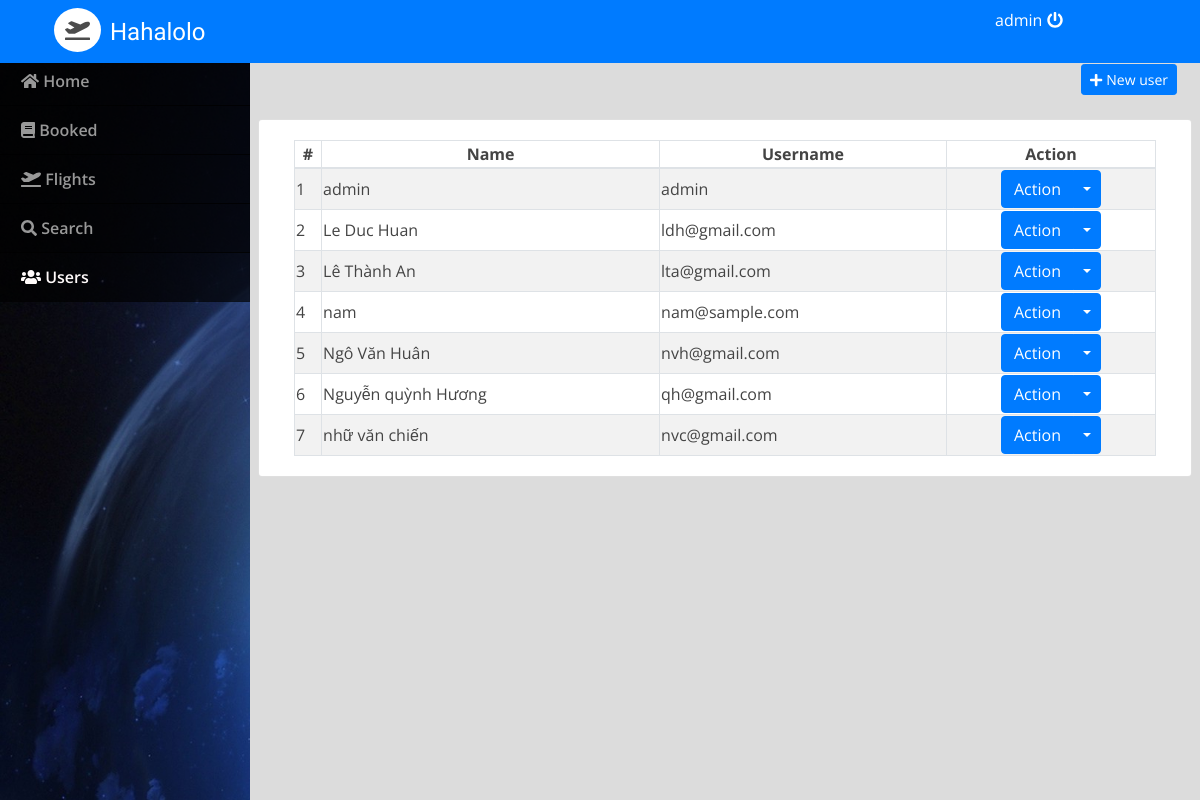
The app's page /admin/index.php?page=users (signed in), older data.
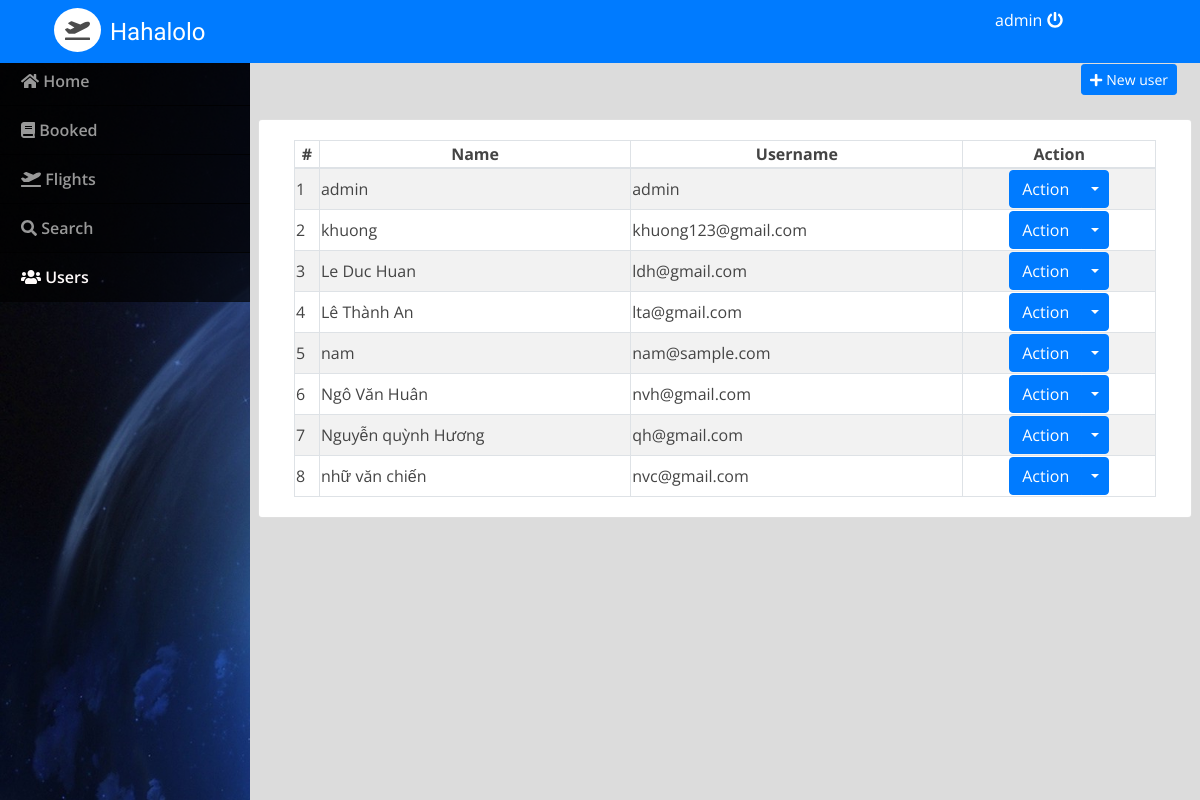
The same page, newer data.
### tables this page shows
CREATE TABLE `users` (
  `id` int(30) NOT NULL,
  `name` varchar(200) NOT NULL,
  `address` text NOT NULL,
  `contact` text NOT NULL,
  `username` varchar(100) NOT NULL,
  `password` varchar(200) NOT NULL,
  `type` tinyint(1) NOT NULL DEFAULT 2 COMMENT '1=admin , 2 = doctor,3=patient'
);

### admin/users.php (the view, shortened to what this page needs)
<div class="container-fluid">
	<div class="row">
	<div class="col-lg-12">
			<button class="btn btn-primary float-right btn-sm" id="new_user"><i class="fa fa-plus"></i> New user</button>
	</div>
	</div>
	<br>
	<div class="row">
		<div class="card col-lg-12">
			<div class="card-body">
				<table class="table-striped table-bordered col-md-12">
			<thead>
				<tr>
					<th class="text-center">#</th>
					<th class="text-center">Name</th>
					<th class="text-center">Username</th>
					<th class="text-center">Action</th>
				</tr>
			</thead>
			<tbody>
				<?php
 					include 'db_connect.php';
 					$users = $conn->query("SELECT * FROM users order by name asc");
 					$i = 1;
 					while($row= $users->fetch_assoc()):
				 ?>
				 <tr>
				 	<td>
				 		<?php echo $i++ ?>
				 	</td>
				 	<td>
				 		<?php echo $row['name'] ?>
				 	</td>
				 	<td>
				 		<?php echo $row['username'] ?>
				 	</td>
				 	<td>
				 		<center>
								<div class="btn-group">
								  <button type="button" class="btn btn-primary">Action</button>
								  <button type="button" class="btn btn-primary dropdown-toggle dropdown-toggle-split" data-toggle="dropdown" aria-haspopup="true" aria-expanded="false">
								  </button>
								</div>
								</center>
				 	</td>
				 </tr>
				<?php endwhile; ?>
			</tbody>
		</table>
			</div>
		</div>
	</div>
</div>

### admin/index.php (shortened to what this page needs)
<!DOCTYPE html>
<html lang="en">
<head>
<?php
 include('./header.php');
 ?>
</head>
<body>
	<?php include 'topbar.php' ?>
	<?php include 'navbar.php' ?>
  <main id="view-panel" >
      <?php $page = isset($_GET['page']) ? $_GET['page'] :'home'; ?>
  	<?php include $page.'.php' ?>
  </main>
</body>
</html>

### admin/header.php (shortened to what this page needs)
  <link rel="stylesheet" href="assets/font-awesome/css/all.min.css">
<link href="assets/vendor/bootstrap/css/bootstrap.min.css" rel="stylesheet">
<link href="assets/vendor/icofont/icofont.min.css" rel="stylesheet">
<link href="assets/vendor/boxicons/css/boxicons.min.css" rel="stylesheet">
<link href="assets/vendor/venobox/venobox.css" rel="stylesheet">
<link href="assets/vendor/animate.css/animate.min.css" rel="stylesheet">
<link href="assets/vendor/remixicon/remixicon.css" rel="stylesheet">
<link href="assets/vendor/owl.carousel/assets/owl.carousel.min.css" rel="stylesheet">
<link href="assets/vendor/bootstrap-datepicker/css/bootstrap-datepicker.min.css" rel="stylesheet">
<link href="assets/DataTables/datatables.min.css" rel="stylesheet">
<link href="assets/css/jquery.datetimepicker.min.css" rel="stylesheet">
<link href="assets/css/select2.min.css" rel="stylesheet">
<link href="assets/css/style.css" rel="stylesheet">
<link type="text/css" rel="stylesheet" href="assets/css/jquery-te-1.4.0.css">

### admin/topbar.php (shortened to what this page needs)
<nav class="navbar navbar-light fixed-top bg-primary" style="padding:0;">
  <div class="container-fluid mt-2 mb-2">
  	<div class="col-lg-12 ">
  		<div class="col-md-1 float-left left_box" >
  			<div class="logo">
  				<span class="fa fa-plane-departure"></span>
  			</div>
  		</div>
      <div class="col-md-4 float-left text-white">
       <h4>Hahalolo</h4>
      </div>
	  	<div class=" logout col-md-2 float-right text-white">
	  		<a href="ajax.php?action=logout" class="text-white"><?php echo $_SESSION['login_name'] ?> <i class="fa fa-power-off"></i></a>
	    </div>
    </div>
  </div>
</nav>

### admin/navbar.php (shortened to what this page needs)
<nav id="sidebar" class='mx-lt-5 bg-dark' >
		<div class="sidebar-list">
				<a href="index.php?page=home" class="nav-item nav-home"><span class='icon-field'><i class="fa fa-home"></i></span> Home</a>
				<a href="index.php?page=booked" class="nav-item nav-booked"><span class='icon-field'><i class="fa fa-book"></i></span> Booked</a>
				<a href="index.php?page=flights" class="nav-item nav-flights"><span class='icon-field'><i class="fa fa-plane-departure"></i></span> Flights</a>
				<a href="index.php?page=search" class="nav-item nav-flights"><span class='icon-field'><i class="fa fa-search"></i></span> Search</a>
				<?php if($_SESSION['login_type'] == 1): ?>
				<a href="index.php?page=users" class="nav-item nav-users"><span class='icon-field'><i class="fa fa-users"></i></span> Users</a>
			<?php endif; ?>
		</div>
</nav>

### admin/assets/css/style.css (style rules this page uses)
body { font-family: "Open Sans", sans-serif; color: #444444; width: 100%; height: calc(100%); }
a { color: #1977cc; }
h1, h2, h3, h4, h5, h6 { font-family: "Raleway", sans-serif; }
nav#sidebar { height: calc(100%); position: fixed; z-index: 99; left: 0; width: 250px; background: url(../../../assets/img/travel-cover.jpg); background-repeat: no-repeat; background-size: cover; }
a.nav-item { position: relative; display: block; padding: .75rem 1.25rem; margin-bottom: -1px; border: 1px solid rgba(0,0,0,.125); background-color: #000000c4; color: #989898; font-weight: 600; }
a.nav-item:hover, .nav-item.active { background-color: #000000ad; color: #fffafa; }
main#view-panel { margin-left: 250px; width:calc(100% - 250px); margin-top: 3.5rem; padding: .5em }

### admin/index.php (style rules this page uses)
body { background: #80808045; }

### admin/topbar.php (style rules this page uses)
.logo { margin: auto; font-size: 20px; background: white; padding: 7px 11px; border-radius: 50% 50%; color: #000000b3; }
.left_box { display: flex; justify-content: center; align-items: center; }
h4 { margin-top: 10px; margin-left: -30px; }

Row changes from the older to the newer data that the page shows:
added users: name "khuong", username "khuong123@gmail.com"
